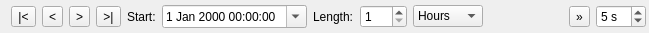
<ui version="4.0" >
 <class>DSChartMplToolBar</class>
 <widget class="QWidget" name="DSChartMplToolBar" >
  <property name="geometry" >
   <rect>
    <x>0</x>
    <y>0</y>
    <width>649</width>
    <height>33</height>
   </rect>
  </property>
  <property name="windowTitle" >
   <string>Form</string>
  </property>
  <layout class="QHBoxLayout" >
   <property name="topMargin" >
    <number>3</number>
   </property>
   <property name="rightMargin" >
    <number>3</number>
   </property>
   <property name="bottomMargin" >
    <number>3</number>
   </property>
   <item>
    <widget class="QToolButton" name="GoStartButton" >
     <property name="toolTip" >
      <string>&lt;html>&lt;head>&lt;meta name="qrichtext" content="1" />&lt;style type="text/css">
p, li { white-space: pre-wrap; }
&lt;/style>&lt;/head>&lt;body style=" font-family:'Verdana'; font-size:12pt; font-weight:400; font-style:normal;">
&lt;p style=" margin-top:0px; margin-bottom:0px; margin-left:0px; margin-right:0px; -qt-block-indent:0; text-indent:0px;">Got to start of the time interval&lt;/p>&lt;/body>&lt;/html></string>
     </property>
     <property name="text" >
      <string>|&lt;</string>
     </property>
    </widget>
   </item>
   <item>
    <widget class="QToolButton" name="GoBackButton" >
     <property name="toolTip" >
      <string>&lt;html>&lt;head>&lt;meta name="qrichtext" content="1" />&lt;style type="text/css">
p, li { white-space: pre-wrap; }
&lt;/style>&lt;/head>&lt;body style=" font-family:'Verdana'; font-size:12pt; font-weight:400; font-style:normal;">
&lt;p style=" margin-top:0px; margin-bottom:0px; margin-left:0px; margin-right:0px; -qt-block-indent:0; text-indent:0px;">Go back one step&lt;/p>&lt;/body>&lt;/html></string>
     </property>
     <property name="text" >
      <string>&lt;</string>
     </property>
    </widget>
   </item>
   <item>
    <widget class="QToolButton" name="GoForwardButton" >
     <property name="toolTip" >
      <string>&lt;html>&lt;head>&lt;meta name="qrichtext" content="1" />&lt;style type="text/css">
p, li { white-space: pre-wrap; }
&lt;/style>&lt;/head>&lt;body style=" font-family:'Verdana'; font-size:12pt; font-weight:400; font-style:normal;">
&lt;p style=" margin-top:0px; margin-bottom:0px; margin-left:0px; margin-right:0px; -qt-block-indent:0; text-indent:0px;">Go forward one step&lt;/p>&lt;/body>&lt;/html></string>
     </property>
     <property name="text" >
      <string>></string>
     </property>
    </widget>
   </item>
   <item>
    <widget class="QToolButton" name="GoEndButton" >
     <property name="toolTip" >
      <string>&lt;html>&lt;head>&lt;meta name="qrichtext" content="1" />&lt;style type="text/css">
p, li { white-space: pre-wrap; }
&lt;/style>&lt;/head>&lt;body style=" font-family:'Verdana'; font-size:12pt; font-weight:400; font-style:normal;">
&lt;p style=" margin-top:0px; margin-bottom:0px; margin-left:0px; margin-right:0px; -qt-block-indent:0; text-indent:0px;">Got to the end of the time interval&lt;/p>&lt;/body>&lt;/html></string>
     </property>
     <property name="text" >
      <string>>|</string>
     </property>
    </widget>
   </item>
   <item>
    <widget class="QLabel" name="StartLabel" >
     <property name="text" >
      <string>Start:</string>
     </property>
    </widget>
   </item>
   <item>
    <widget class="QDateTimeEdit" name="StartInput" >
     <property name="toolTip" >
      <string>&lt;html>&lt;head>&lt;meta name="qrichtext" content="1" />&lt;style type="text/css">
p, li { white-space: pre-wrap; }
&lt;/style>&lt;/head>&lt;body style=" font-family:'Verdana'; font-size:12pt; font-weight:400; font-style:normal;">
&lt;p style=" margin-top:0px; margin-bottom:0px; margin-left:0px; margin-right:0px; -qt-block-indent:0; text-indent:0px;">Select start date and time&lt;/p>&lt;/body>&lt;/html></string>
     </property>
     <property name="calendarPopup" >
      <bool>true</bool>
     </property>
    </widget>
   </item>
   <item>
    <widget class="QLabel" name="LengthLabel" >
     <property name="text" >
      <string>Length:</string>
     </property>
    </widget>
   </item>
   <item>
    <widget class="QSpinBox" name="LengthInput" >
     <property name="toolTip" >
      <string>&lt;html>&lt;head>&lt;meta name="qrichtext" content="1" />&lt;style type="text/css">
p, li { white-space: pre-wrap; }
&lt;/style>&lt;/head>&lt;body style=" font-family:'Verdana'; font-size:12pt; font-weight:400; font-style:normal;">
&lt;p style=" margin-top:0px; margin-bottom:0px; margin-left:0px; margin-right:0px; -qt-block-indent:0; text-indent:0px;">Select length of one step (visible time range)&lt;/p>&lt;/body>&lt;/html></string>
     </property>
     <property name="minimum" >
      <number>1</number>
     </property>
     <property name="maximum" >
      <number>365</number>
     </property>
    </widget>
   </item>
   <item>
    <widget class="QComboBox" name="LengthUnitInput" >
     <property name="toolTip" >
      <string>&lt;html>&lt;head>&lt;meta name="qrichtext" content="1" />&lt;style type="text/css">
p, li { white-space: pre-wrap; }
&lt;/style>&lt;/head>&lt;body style=" font-family:'Verdana'; font-size:12pt; font-weight:400; font-style:normal;">
&lt;p style=" margin-top:0px; margin-bottom:0px; margin-left:0px; margin-right:0px; -qt-block-indent:0; text-indent:0px;">Select unit of step length&lt;/p>&lt;/body>&lt;/html></string>
     </property>
     <item>
      <property name="text" >
       <string>Hours</string>
      </property>
     </item>
     <item>
      <property name="text" >
       <string>Days</string>
      </property>
     </item>
     <item>
      <property name="text" >
       <string>Weeks</string>
      </property>
     </item>
     <item>
      <property name="text" >
       <string>Months</string>
      </property>
     </item>
     <item>
      <property name="text" >
       <string>Years</string>
      </property>
     </item>
    </widget>
   </item>
   <item>
    <spacer>
     <property name="orientation" >
      <enum>Qt::Horizontal</enum>
     </property>
     <property name="sizeHint" >
      <size>
       <width>40</width>
       <height>20</height>
      </size>
     </property>
    </spacer>
   </item>
   <item>
    <widget class="QToolButton" name="AnimationButton" >
     <property name="toolTip" >
      <string>&lt;html>&lt;head>&lt;meta name="qrichtext" content="1" />&lt;style type="text/css">
p, li { white-space: pre-wrap; }
&lt;/style>&lt;/head>&lt;body style=" font-family:'Verdana'; font-size:12pt; font-weight:400; font-style:normal;">
&lt;p style=" margin-top:0px; margin-bottom:0px; margin-left:0px; margin-right:0px; -qt-block-indent:0; text-indent:0px;">Start animation&lt;/p>&lt;/body>&lt;/html></string>
     </property>
     <property name="text" >
      <string>»</string>
     </property>
     <property name="checkable" >
      <bool>true</bool>
     </property>
    </widget>
   </item>
   <item>
    <widget class="QSpinBox" name="AnimationDelayInput" >
     <property name="toolTip" >
      <string>&lt;html>&lt;head>&lt;meta name="qrichtext" content="1" />&lt;style type="text/css">
p, li { white-space: pre-wrap; }
&lt;/style>&lt;/head>&lt;body style=" font-family:'Verdana'; font-size:12pt; font-weight:400; font-style:normal;">
&lt;p style=" margin-top:0px; margin-bottom:0px; margin-left:0px; margin-right:0px; -qt-block-indent:0; text-indent:0px;">Animation delay between steps&lt;/p>&lt;/body>&lt;/html></string>
     </property>
     <property name="suffix" >
      <string> s</string>
     </property>
     <property name="minimum" >
      <number>1</number>
     </property>
     <property name="maximum" >
      <number>60</number>
     </property>
     <property name="value" >
      <number>5</number>
     </property>
    </widget>
   </item>
  </layout>
 </widget>
 <tabstops>
  <tabstop>GoStartButton</tabstop>
  <tabstop>GoBackButton</tabstop>
  <tabstop>GoForwardButton</tabstop>
  <tabstop>GoEndButton</tabstop>
  <tabstop>StartInput</tabstop>
  <tabstop>LengthInput</tabstop>
  <tabstop>LengthUnitInput</tabstop>
  <tabstop>AnimationButton</tabstop>
  <tabstop>AnimationDelayInput</tabstop>
 </tabstops>
 <resources/>
 <connections/>
</ui>
